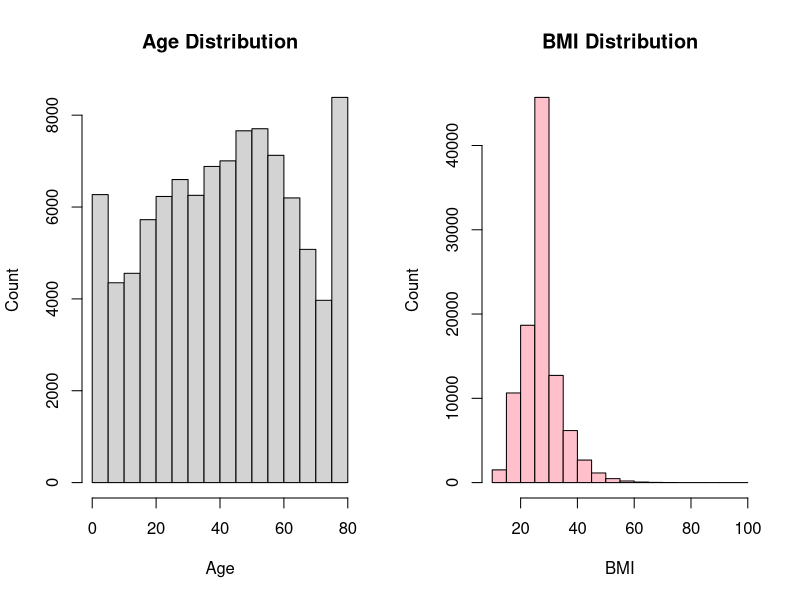

R code for this plot:
# Read the data
diabetes_prediction_dataset <- read.csv("Plots/diabetes_prediction_dataset.csv", header=TRUE, sep=";")

# Set up a 1x2 grid layout for two plots side by side
par(mfrow=c(1, 2))

# Plot 1: Histogram for age distribution
hist(diabetes_prediction_dataset$age, main="Age Distribution", xlab="Age", ylab="Count", col="lightgrey")

# Plot 2: Histogram for BMI distribution
hist(diabetes_prediction_dataset$bmi, main="BMI Distribution", xlab="BMI", ylab="Count", col="pink")

# Reset the layout to the default (1x1) after creating the plots
par(mfrow=c(1, 1))

